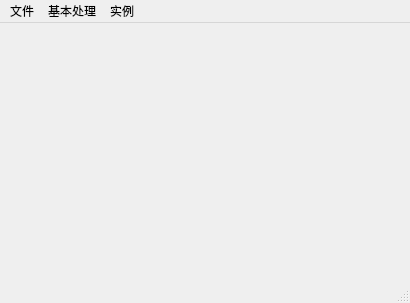
<?xml version="1.0" encoding="UTF-8"?>
<ui version="4.0">
 <class>MainWindow</class>
 <widget class="QMainWindow" name="MainWindow">
  <property name="geometry">
   <rect>
    <x>0</x>
    <y>0</y>
    <width>410</width>
    <height>303</height>
   </rect>
  </property>
  <property name="windowTitle">
   <string>MainWindow</string>
  </property>
  <widget class="QWidget" name="centralWidget"/>
  <widget class="QMenuBar" name="menuBar">
   <property name="geometry">
    <rect>
     <x>0</x>
     <y>0</y>
     <width>410</width>
     <height>23</height>
    </rect>
   </property>
   <widget class="QMenu" name="menu">
    <property name="title">
     <string>文件</string>
    </property>
    <addaction name="actionOpen"/>
    <addaction name="actionSave"/>
    <addaction name="actionSaveAs"/>
    <addaction name="actionExit"/>
   </widget>
   <widget class="QMenu" name="menu_2">
    <property name="title">
     <string>基本处理</string>
    </property>
    <addaction name="actionPoygonize"/>
    <addaction name="actionCreatePyramids"/>
    <addaction name="actionSieveFilter"/>
    <addaction name="actionContour"/>
    <addaction name="actionImageAnticolor"/>
   </widget>
   <widget class="QMenu" name="menu_3">
    <property name="title">
     <string>实例</string>
    </property>
    <addaction name="actionImageResample"/>
    <addaction name="actionImageCut"/>
   </widget>
   <addaction name="menu"/>
   <addaction name="menu_2"/>
   <addaction name="menu_3"/>
  </widget>
  <widget class="QStatusBar" name="statusBar"/>
  <action name="actionOpen">
   <property name="text">
    <string>打开</string>
   </property>
  </action>
  <action name="actionSave">
   <property name="text">
    <string>保存</string>
   </property>
  </action>
  <action name="actionSaveAs">
   <property name="text">
    <string>另存为</string>
   </property>
  </action>
  <action name="actionExit">
   <property name="text">
    <string>退出</string>
   </property>
  </action>
  <action name="actionCreatePyramids">
   <property name="text">
    <string>创建金字塔</string>
   </property>
  </action>
  <action name="actionPoygonize">
   <property name="text">
    <string>矢量化</string>
   </property>
  </action>
  <action name="actionSieveFilter">
   <property name="text">
    <string>小斑去除</string>
   </property>
  </action>
  <action name="actionContour">
   <property name="text">
    <string>等高线</string>
   </property>
  </action>
  <action name="actionImageAnticolor">
   <property name="text">
    <string>图像反色</string>
   </property>
  </action>
  <action name="actionImageResample">
   <property name="text">
    <string>图像重采样</string>
   </property>
  </action>
  <action name="actionImageCut">
   <property name="text">
    <string>图像裁剪</string>
   </property>
  </action>
 </widget>
 <layoutdefault spacing="6" margin="11"/>
 <resources/>
 <connections/>
</ui>
